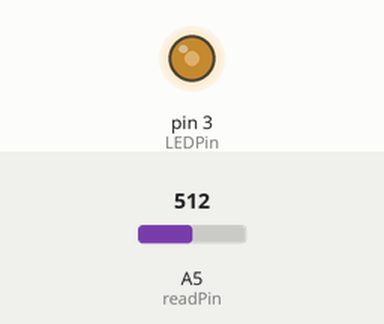
The sketch below on a simulated Arduino Uno, built with avr-gcc and run on an emulated ATmega328P. Shown: output pins drawn as LEDs (lit = HIGH). The test bench sets the inputs (shaded band); at power-on: A5 (readPin) = 512.

Above: at 1.2 s.
1.3 s: A5 (readPin) set to 716
At 1.8 s:
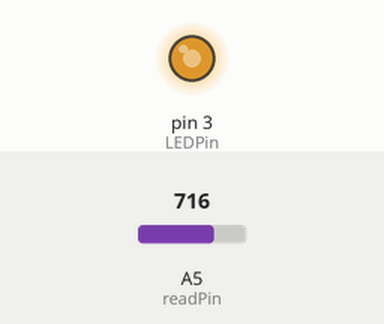
2.8 s: A5 (readPin) set to 900
At 4.0 s:
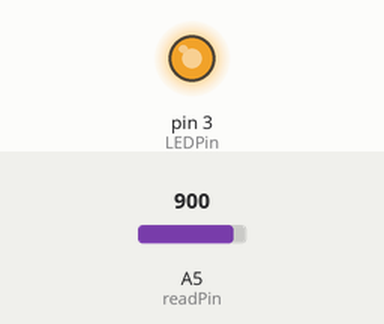
4.3 s: A5 (readPin) set to 122
At 5.3 s:
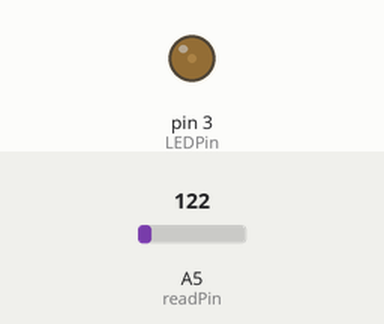
5.8 s: A5 (readPin) set to 0
At 6.4 s:
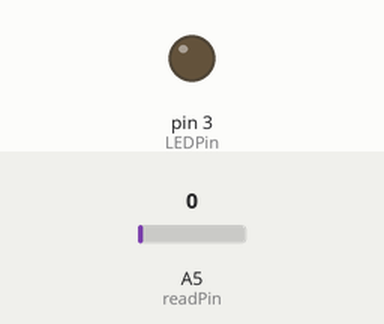
7.3 s: A5 (readPin) set to 511
At 7.6 s:
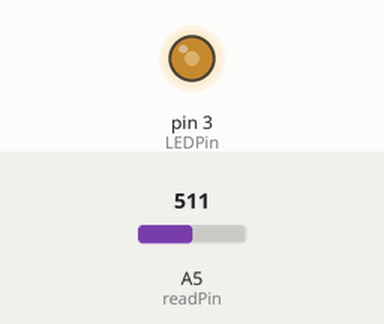
Timing chart, 0 to 9.8 s (numbered marks = the images above; inputs shaded):
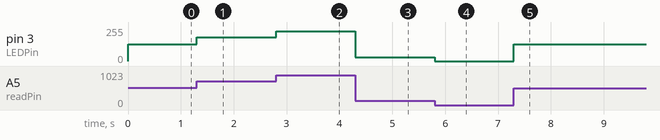

The sketch:

DimmableLED.ino
```cpp
// Program to create a dimmable led by controlling its brightness using potentiometer tap in voltage.

float sigread; // analog signal to read from potentiometer
float sigwrite; // analog write signal to LED.

int readPin = A5; //potentiometer
int LEDPin = 3; //led


void setup() {
  // put your setup code here, to run once:

  //Setting up serial monitor
Serial.begin(9600);

pinMode(readPin,INPUT); //potentiometer tap in analog signal
pinMode(LEDPin,OUTPUT); //led output pin

}

void loop() {
  // put your main code here, to run repeatedly:

  // reading from potentiometer
  sigread = analogRead(readPin);

  sigwrite = (255./1023.)*sigread; //pot analog signal(0-1023) convert to led analog signal(0-255)=>(0V-5V)
  //Simple linear function

  analogWrite(LEDPin,sigwrite); //analogWrite to led (as output)


}
```

Measured:
- after the input at 1.3 s, pin 3 (LEDPin): 127/255 → 178/255 at once
- after the input at 2.8 s, pin 3 (LEDPin): 178/255 → 224/255 at once
- after the input at 4.3 s, pin 3 (LEDPin): 224/255 → 30/255 at once
- after the input at 5.8 s, pin 3 (LEDPin): 30/255 → 0/255 at once
- after the input at 7.3 s, pin 3 (LEDPin): 0/255 → 127/255 at once
